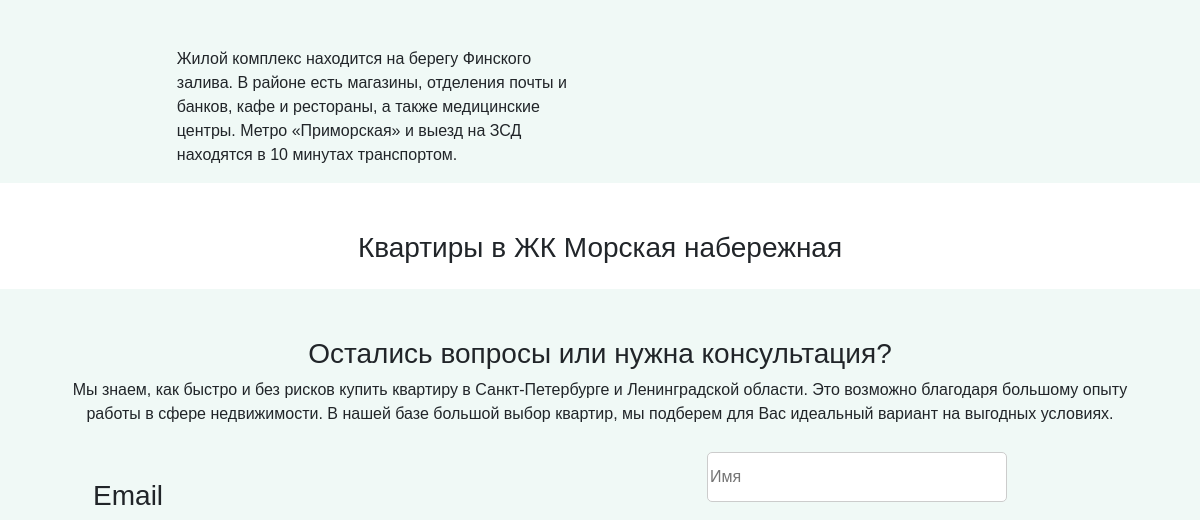
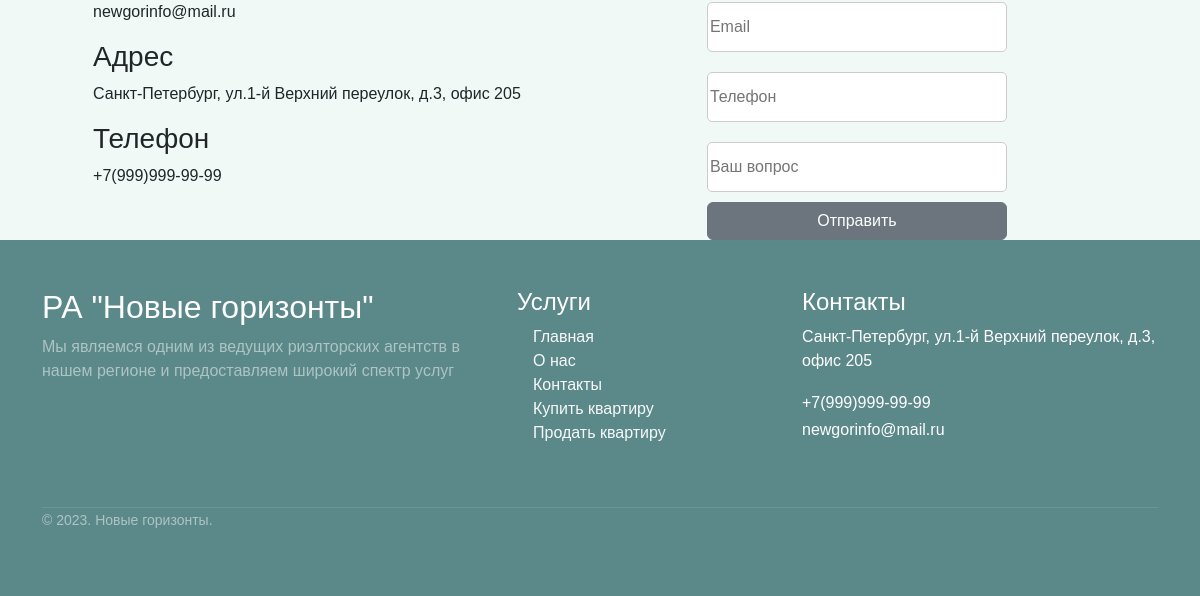
The page /sale/sale/2/ (lower part) on the database as committed earlier (2 pictures, top to bottom).
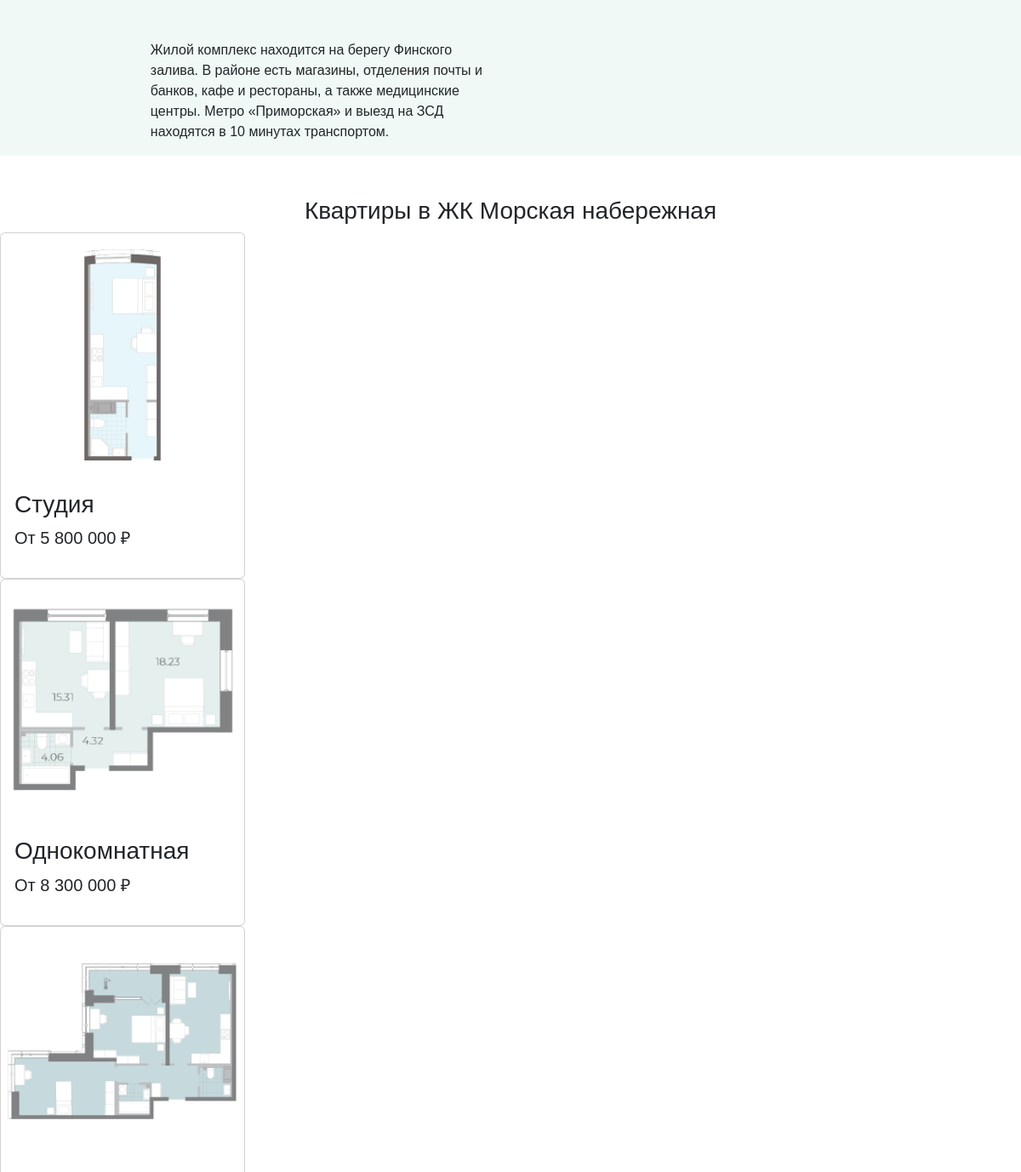
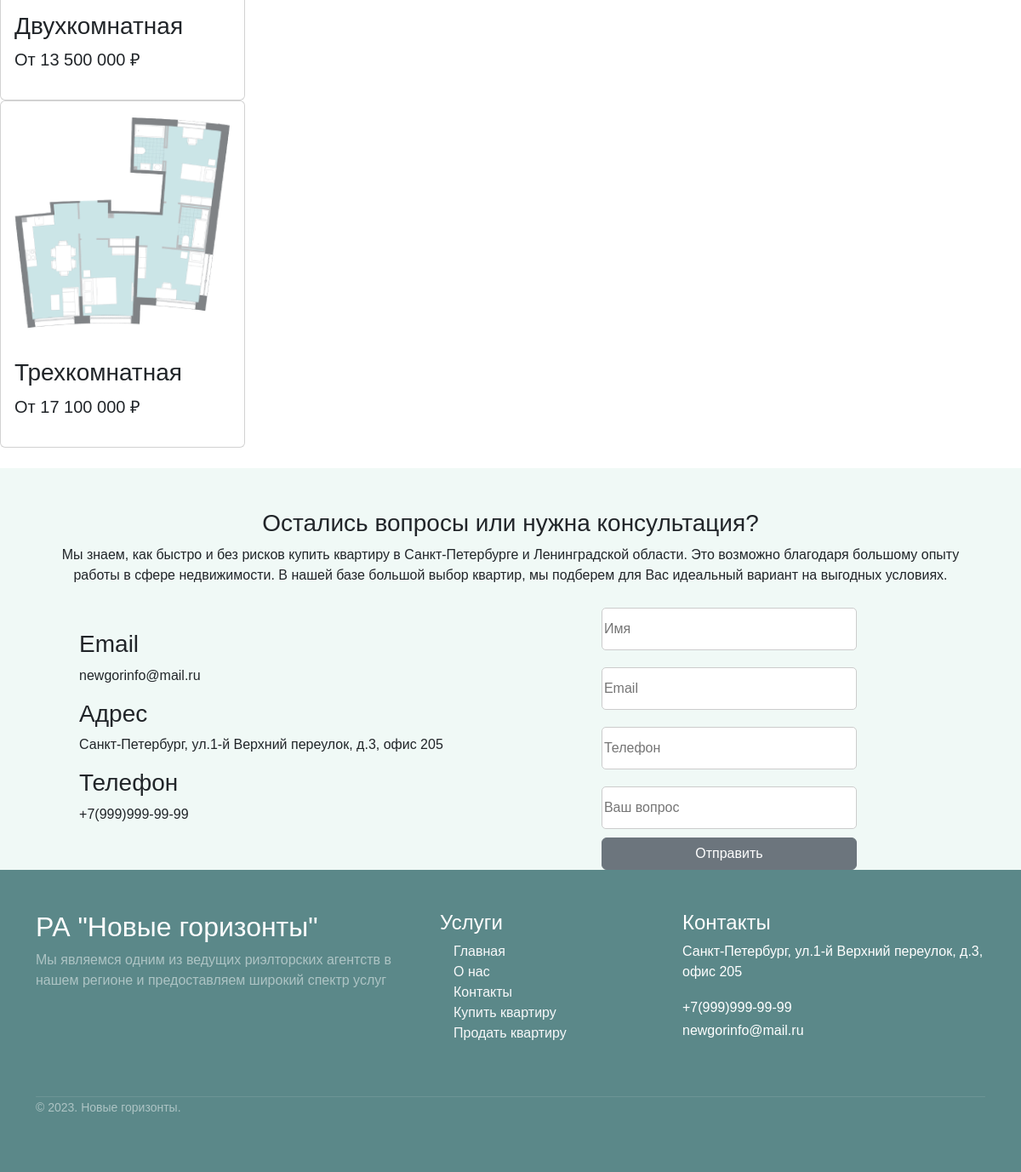
The same page on the database as committed later (2 pictures, top to bottom).
### flats_sale/models.py (models this page shows, shortened)
class Object(models.Model):
    name=models.CharField(max_length=128, verbose_name="Название")
    text=models.TextField(blank=False, verbose_name="Описание")
    location=models.CharField(max_length=128, verbose_name="Расположение")
    class Meta:
       verbose_name = 'Объект'
       verbose_name_plural = 'Объекты'
    def __str__(self):
       return self.name

class Flat(models.Model):
    object_name=models.ForeignKey(Object, on_delete=models.CASCADE, verbose_name="Объект")
    price=models.PositiveIntegerField(verbose_name='Цена')
    text=models.TextField(blank=False, verbose_name="Описание")
    img=models.ImageField(upload_to="%Y/%m/%d/", verbose_name="Изображение")
    class Meta:
       verbose_name = 'Объявление'
       verbose_name_plural = 'Объявления'

class Category(models.Model):
    name=models.CharField(max_length=128, verbose_name="Название")
    object_name=models.ForeignKey(Object, on_delete=models.CASCADE, verbose_name="Объект")
    price=models.PositiveIntegerField(verbose_name="Цена")
    img=models.ImageField(upload_to="%Y/%m/%d/", verbose_name="Изображение")
    class Meta:
       verbose_name = 'Категория'
       verbose_name_plural = 'Категории'

### flats_sale/views.py (the view)
# urls.py: path("sale/<int:pk>/", sale_id_view,  name="flat"),
def sale_id_view(request, pk):
    object_list = Object.objects.filter(pk=pk)
    category_list = Category.objects.filter(object_name=pk)
    pk = get_object_or_404(Flat, pk=pk)
    if request.method=="POST":
        form = CommentForm(request.POST, request.FILES)
        if form.is_valid():
            comment =  form.save(commit=False)
            comment.save()
            form = CommentForm()
    else:
        form = CommentForm()
    context = {"pk": pk,'page':'flats', #'comments_list':comments,
               'form':form,'category_list': category_list,
               'object_list':object_list}
    return render(request, "flats_sale/flats_detail.html", context)

### comment/forms.py
class CommentForm(forms.Form):
    author = forms.CharField(widget=forms.TextInput(attrs={"class":"myfield", 'placeholder': 'Имя'}), label=_(u'Имя'))
    email=forms.CharField(widget=forms.TextInput(attrs={"class":"myfield", 'placeholder': 'Email'}))
    phone=forms.CharField(widget=forms.TextInput(attrs={"class":"myfield", 'placeholder': 'Телефон'}), label=_(u'Телефон'))
    text = forms.CharField(widget=forms.TextInput(attrs={"class":"myfield", 'placeholder': 'Ваш вопрос'}), label=_(u'Ваш вопрос'))
    class Meta:
        model = Comment
        exclude = ('date_of_create','published','post')

### flats_sale/templates/flats_sale/flats_detail.html (shortened to what this page needs)
{% extends "root.html" %}
{% load humanize %}
{% block content %}
{% for object in object_list %}
<div class="mt-4 d-flex" style="background-color: #F0F9F6;">
<h3 class="text-center">Описание</h3>
    <div class="d-flex ms-5 me-5 align-items-center" style="width: 60rem;">
        <p class=" me-5">{{ object.text|linebreaksbr }}</p>
    </div>
</div>
<div class="mt-5">
    <h3 class="text-center">Квартиры в {{ pk.object_name }}</h3>
</div>
{% for category in category_list.all %}
<div class="d-flex">
<div class="card" style="width: 18rem;">
    <img src="{{ category.img.url }}" class="card-img-top" alt="...">
    <div class="card-body">
        <h3 class="card-text">{{ category.name }}</h3>
        <p class="fs-5">От {{ category.price|floatformat:0|intcomma }} ₽</p>
    </div>
</div>
</div>
{% endfor %}
{% endfor %}
<div class="mt-4 d-flex flex-column justify-content-center" style="background-color: #F0F9F6;">
<div class="mt-5 ms-5 me-5">
    <h3 class="text-center">Остались вопросы или нужна консультация?</h3>
    <p class="text-center">Мы знаем, как быстро и без рисков купить квартиру в Санкт-Петербурге и Ленинградской области. Это возможно благодаря большому опыту работы в сфере недвижимости. В нашей базе большой выбор квартир, мы подберем для Вас идеальный вариант на выгодных условиях.</p>
</div>
<div class="d-flex justify-content-around align-items-center">
<div class="d-flex flex-column">
    <div class="d-flex flex-column align-items-start">
        <h3 class="text-center">Email</h3>
        <p>newgorinfo@mail.ru</p>
    </div>
     <div class="d-flex flex-column align-items-start">
         <h3 class="text-center">Адрес</h3>
         <p>Санкт-Петербург, ул.1-й Верхний переулок, д.3, офис 205</p>
     </div>
      <div class="d-flex flex-column align-items-start">
          <h3 class="text-center">Телефон</h3>
          <p>+7(999)999-99-99</p>
      </div>
</div>
<div class="d-flex flex-column">
<form method="POST" novalidate>
        {% for field in form %}
        <div class="form-group d-flex justify-content-between align-items-center" style="width: 25rem;">
            <div>{{field}}</div>
        </div>
        {% endfor %}
        <input type="submit" class="btn btn-secondary w-75" value="Отправить" >
        </div>
    </div>
</div>
{% endblock %}

Rows that differ between the two databases and show on the page:
added Category: img (picture), name "Студия", price "5 800 000"
added Category: img (picture), name "Однокомнатная", price "8 300 000"
added Category: img (picture), name "Двухкомнатная", price "13 500 000"
added Category: img (picture), name "Трехкомнатная", price "17 100 000"
